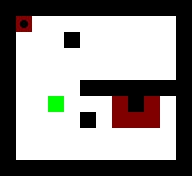

A 2D game scene composited from a Tiled map and its tileset images. What follows is a short description and the map's XML, with every tile layer's data as written:
An orthogonal 12x11 tile map with 16x16 px tiles, 2 tile layers (Layer1, Layer2).

<map version="1.0" orientation="orthogonal" renderorder="right-down" width="12" height="11" tilewidth="16" tileheight="16" nextobjectid="1">
 <tileset firstgid="1" source="../Tiles.tsx" />
 <layer name="Layer1" width="12" height="11">
  <data encoding="csv">
1,1,1,1,1,1,1,1,1,1,1,1,
1,5,5,5,5,5,5,5,5,5,5,1,
1,5,5,5,1,5,5,5,5,5,5,1,
1,5,5,5,5,5,5,5,5,5,5,1,
1,5,5,5,5,5,5,5,5,5,5,1,
1,5,5,5,5,1,1,1,1,1,1,1,
1,5,5,5,5,5,5,5,1,5,5,1,
1,5,5,5,5,1,5,5,5,5,5,1,
1,5,5,5,5,5,5,5,5,5,5,1,
1,5,5,5,5,5,5,5,5,5,5,1,
1,1,1,1,1,1,1,1,1,1,1,1
</data>
 </layer>
 <layer name="Layer2" width="12" height="11">
  <data encoding="csv">
0,0,0,0,0,0,0,0,0,0,0,0,
0,7,0,0,0,0,0,0,0,0,0,0,
0,0,0,0,0,0,0,0,0,0,0,0,
0,0,0,0,0,0,0,0,0,0,0,0,
0,0,0,0,0,0,0,0,0,0,0,0,
0,0,0,0,0,0,0,0,0,0,0,0,
0,0,0,4,0,0,0,3,0,3,0,0,
0,0,0,0,0,0,0,3,3,3,0,0,
0,0,0,0,0,0,0,0,0,0,0,0,
0,0,0,0,0,0,0,0,0,0,0,0,
0,0,0,0,0,0,0,0,0,0,0,0
</data>
 </layer>
</map>
